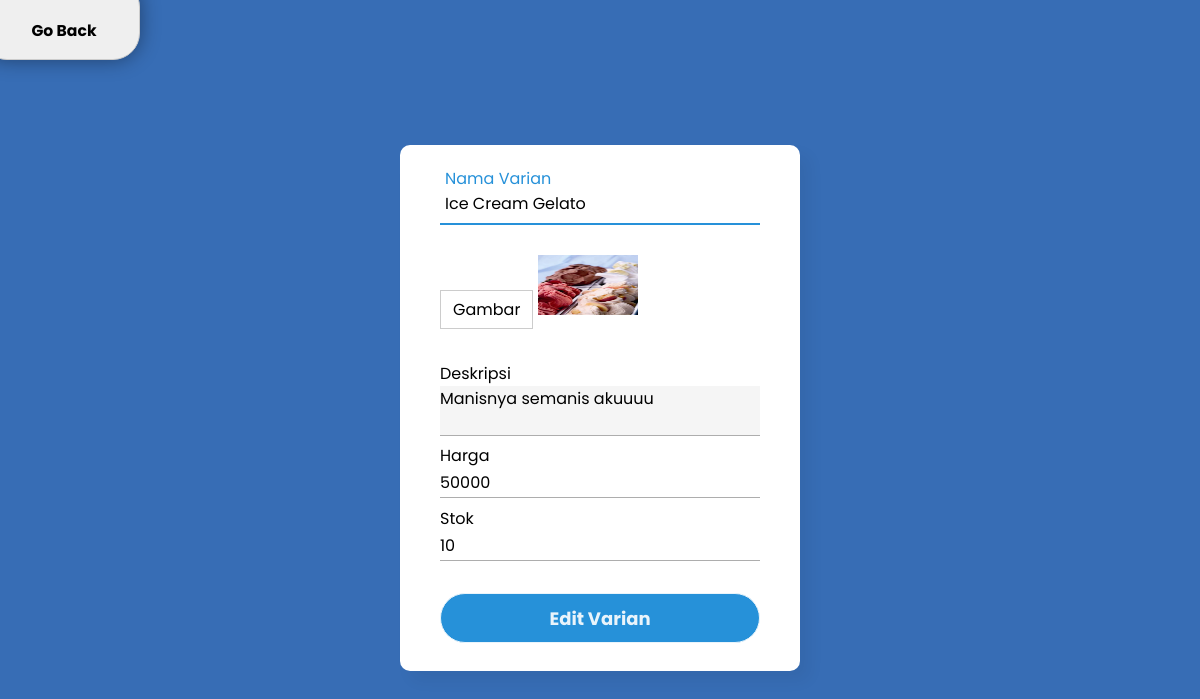
The page /public/detail/edit/Ice+Cream+Gelato (signed in) on the database its author committed.
### tables this page shows
CREATE TABLE "varian_dorayaki" (
	"nama"	varchar(255),
	"desc"	TEXT,
	"harga"	TEXT NOT NULL,
	"stok"	INTEGER NOT NULL,
	"gambar"	TEXT,
	PRIMARY KEY("nama")
);

### app/core/Controller.php (called while the page is built, shortened)
<?php
class Controller{
    public function view($view, $data=[]){
        require_once('../app/views/'.$view.'.php');
    }
    public function model($model){
        return new $model;
    }
}

### app/controllers/Detail.php (called while the page is built, shortened)
<?php
class Detail extends Controller
{
    public function edit($nama_var = ''){
        $data['detail'] = $this->model("VarDorayaki_model")->getDetailVariant($nama_var);
        $data['halaman'] = 'Edit Varian';
        $this->view('tambaheditvarian/index', $data);
    }
}

### app/core/App.php (called while the page is built, shortened)
<?php
class App
{
    protected $method = 'index';
    protected $params = [];
    public function __construct()
    {
        $url = $this->parseURL();
        $url[0] = ucfirst($url[0]);
        if (file_exists('../app/controllers/' . $url[0] . '.php')) {
            unset($url[0]);
        }
        $this->controller = new $this->controller;
        if (isset($url[1])) {
            if (method_exists($this->controller, $url[1])) {
                $this->method = $url[1];
                unset($url[1]);
            }
        }
        if (!empty($url)) {
            $this->params = array_values($url);
        }
        call_user_func_array([$this->controller, $this->method], $this->params);
    }
    public function parseURL()
    {
        if (isset($_GET['url'])) {
            $url = rtrim($_GET['url'], '/');
            $url = explode('/', $url);
            return $url;
        }
    }
}

### public/index.php (called while the page is built, shortened)
<?php
$app = new App;

### app/core/Database.php (called while the page is built, shortened)
<?php
class Database{
    private $PATH_TO_SQLITE_FILE = PATH_TO_SQLITE_FILE;
    private $dbh;
    private $stmt;
    public function __construct()
    {
        $option = [
            PDO::ATTR_PERSISTENT => true,
            PDO::ATTR_ERRMODE => PDO::ERRMODE_EXCEPTION
        ];
        try{
            $this->dbh = new PDO("sqlite:" . $this->PATH_TO_SQLITE_FILE, null,null,$option);
        }catch(PDOException $e){
            die($e->getMessage());
        }
    }
    public function query($query){
        $this->stmt = $this->dbh->prepare($query);
    }
    public function execute(){
        $this->stmt->execute();
    }
    public function single(){
        $this->execute();
        return $this->stmt->fetch(PDO::FETCH_ASSOC);
    }
}

### app/models/VarDorayaki_model.php (called while the page is built, shortened)
<?php
class VarDorayaki_model
{
    private $db;
    public function __construct()
    {
        $this->db = new Database;
    }
    public function getDetailVariant($nama_var)
    {
        $this->db->query("SELECT nama, gambar, ABS(COALESCE(SUM(perubahan),0)) as penjualan, desc, harga, stok
            FROM varian_dorayaki
            LEFT JOIN histori
            ON varian_dorayaki.nama = histori.nama_var
            and histori.username in (SELECT username FROM user WHERE is_admin = 0)
			WHERE varian_dorayaki.nama = '" . $nama_var . "'
            GROUP BY nama ");
        return $this->db->single();
    }
}

### app/views/tambaheditvarian/index.php (the view, shortened to what this page needs)
<!DOCTYPE html>
<html lang="en">
<head>
    <link rel="stylesheet" href="<?= BASEURL; ?>css/tambaheditvarian.css">
</head>
<body>
    <button class="back_button" onclick="window.history.back()">
        <h3>Go Back</h3>
    </button>
    <div class="center">
        <form method="post" enctype="multipart/form-data">
            <div class="txt_field">
                <?php
                if (isset($data['detail'])) {
                    echo "<input required type='text' name='nama' id='nama' value='" . $data['detail']['nama'] . "'>
                         <span></span>
                <label>Nama Varian</label>
                        ";
                }
                ?>
            </div>
            <div class="text_field">
                <label for="gambar" class="upload-file">Gambar</label>
                <img id="blah" src="<? echo BASEURL;
                                    if (isset($data['detail'])) echo $data['detail']['gambar']; ?>" alt="your image" style="width:100px;height:60px;" />
            </div>
            <label for="desc">Deskripsi</label>
            <div class="text_field">
                <textarea name="desc" id="desc" cols="46"><?php if (isset($data['detail'])) echo $data['detail']['desc']; ?></textarea>
            </div>
            <label for="harga">Harga</label>
            <div class="text_field">
                <input required type="number" name="harga" id="harga" value="<?php if (isset($data['detail'])) echo $data['detail']['harga']; ?>">
            </div>
            <label for="stok">Stok</label>
            <div class="text_field">
                <input required type="number" name="stok" id="stok" value="<?php if (isset($data['detail'])) echo $data['detail']['stok']; ?>">
            </div>
            <input type="submit" name="submit" value="<?= $data['halaman']; ?>">
        </form>
    </div>
</body>
</html>

### public/css/tambaheditvarian.css (style rules this page uses)
* { margin: 0; padding: 0; box-sizing: border-box; font-family: "Poppins", sans-serif; }
body { background-color: #376db5; overflow: hidden; }
html { overflow-y: scroll; }
.center { position: absolute; margin-top: 1vh; padding-top: 1vh; top: 50%; left: 50%; transform: translate(-50%, -50%); width: 400px; background: white; border-radius: 10px; box-shadow: 10px 10px 15px rgba(0,0,0,0.05); }
.center form { padding: 0 40px; box-sizing: border-box; }
form .txt_field { position: relative; border-bottom: 2px solid #adadad; margin: 30px 0; }
.txt_field input { width: 100%; padding: 0 5px; height: 40px; font-size: 16px; border: none; background: none; outline: none; }
.txt_field label { position: absolute; top: 50%; left: 5px; color: #adadad; transform: translateY(-50%); font-size: 16px; pointer-events: none; transition: .5s; }
.txt_field input:focus ~ label, .txt_field input:valid ~ label { top: -5px; color: #2691d9; }
input[type="submit"] { width: 100%; height: 50px; border: 1px solid; background: #2691d9; border-radius: 25px; font-size: 18px; color: #e9f4fb; font-weight: 700; cursor: pointer; outline: none; margin-top: 3vh; margin-bottom: 3.5vh; }
input[type="number"] { width: 100%; margin-bottom: 1vh; height: 30px; font-size: 16px; border: none; background: none; outline: none; border-bottom: 1px solid #adadad; }
.upload-file { border: 1px solid #ccc; display: inline-block; padding: 6px 12px; cursor: pointer; margin-bottom: 4vh; }
.back_button { position: relative; top: -20px; left: -20px; min-width: 20vh; min-height: 10vh; border: 1px solid #ccc; border-radius: 27px; display: inline-block; padding: 6px 12px; cursor: pointer; margin-bottom: 4vh; box-shadow: 0px 0px 20px rgba(0, 0, 0, 0.4); }
.back_button h3 { position: relative; text-align: center; top: 1.3vh; left: 0.5vh; padding: 15px 0; }
textarea { width: 100%; height: 51px; font-size: 16px; border: none; background: whitesmoke; outline: none; border-bottom: 1px solid #adadad; resize: none; }
input[type=number] { -moz-appearance: textfield; }

### rows shown on the page
varian_dorayaki: nama "Ice Cream Gelato", gambar (picture), desc "Manisnya semanis akuuuu", harga "50000", stok "10"
